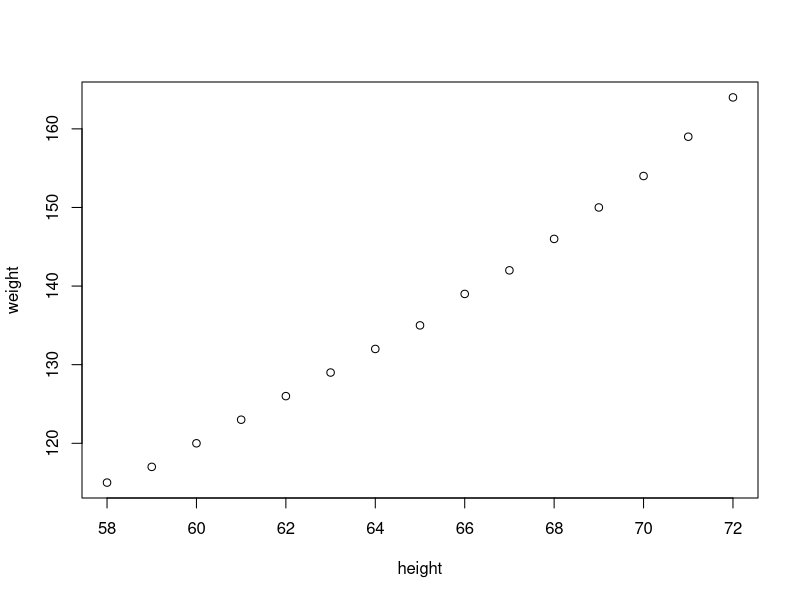
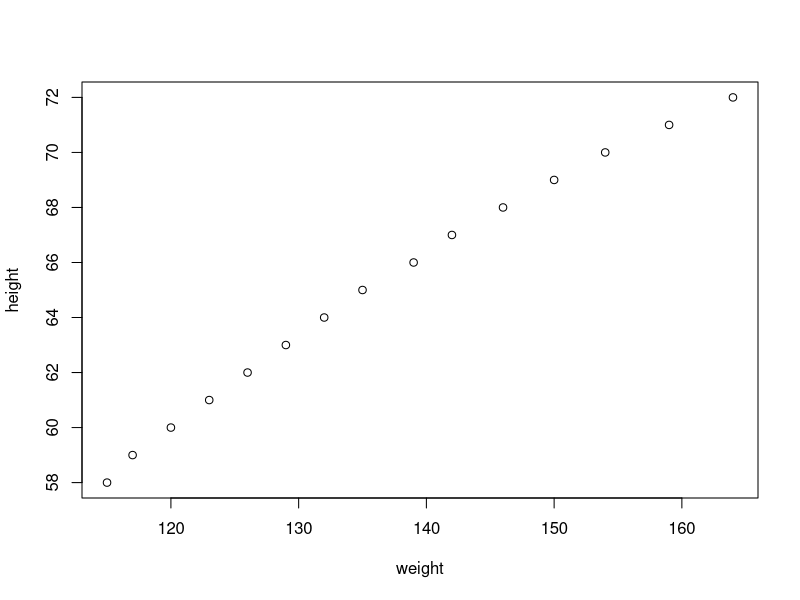
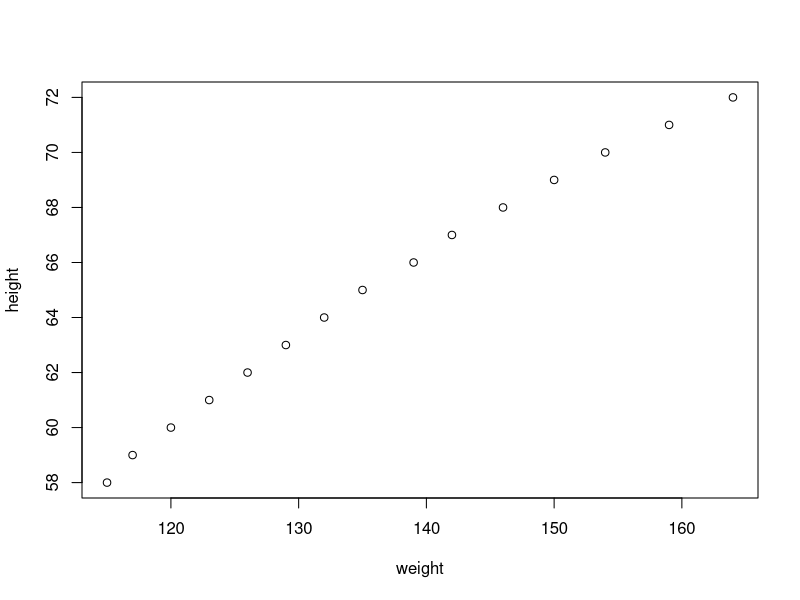
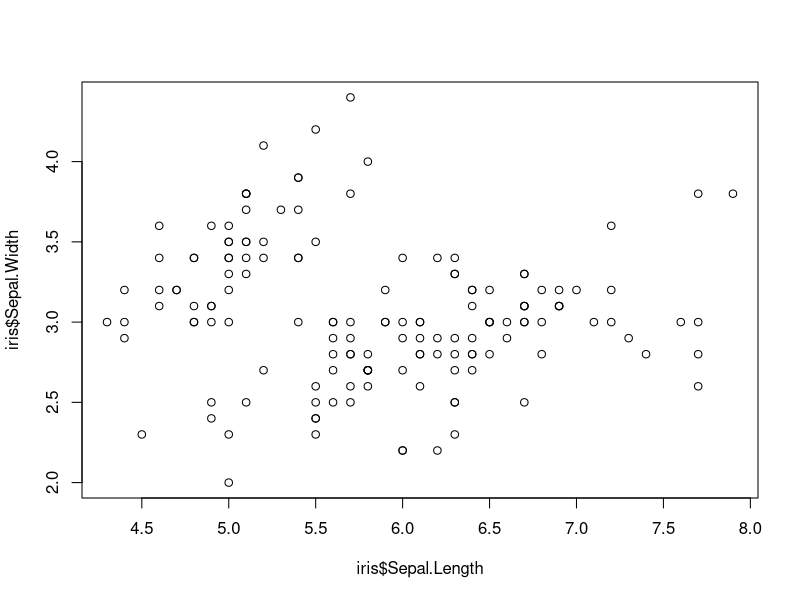
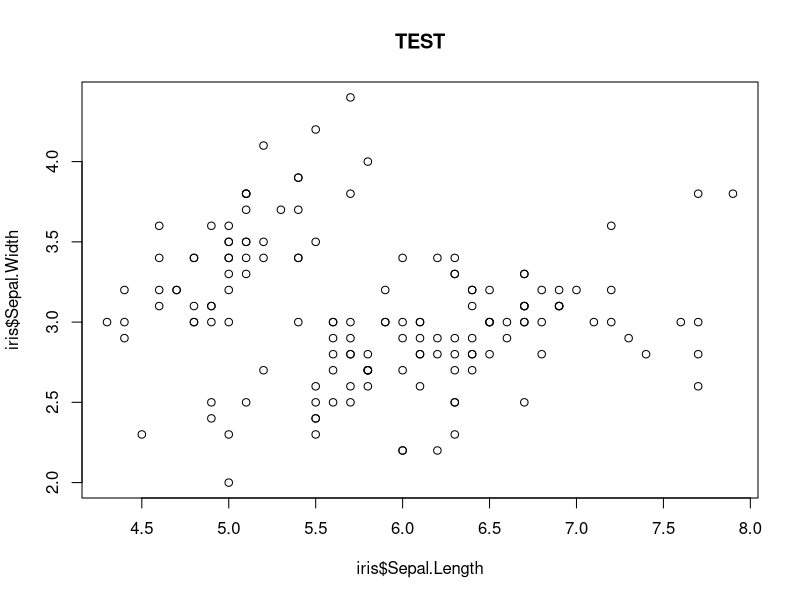
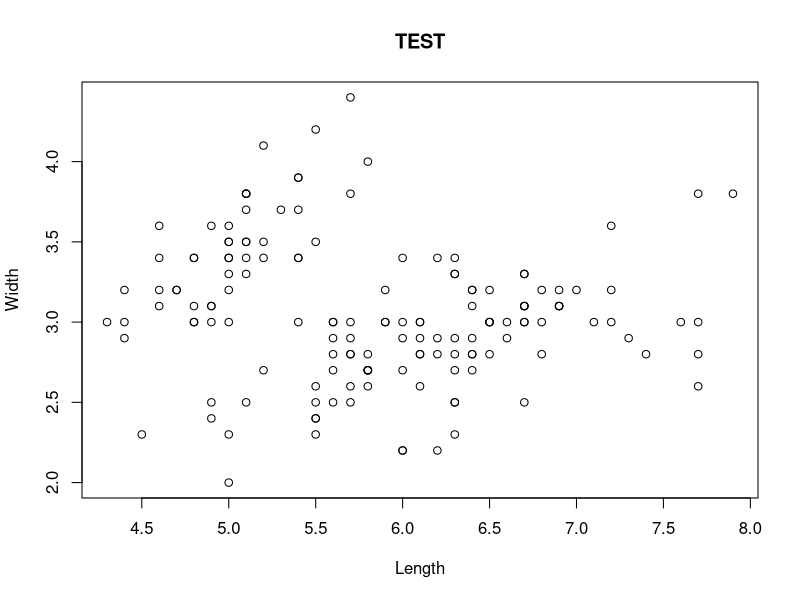
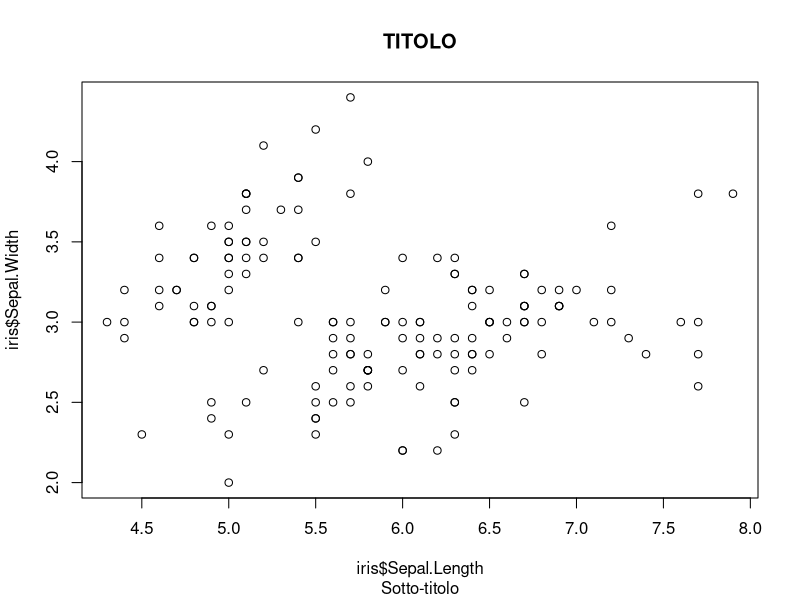
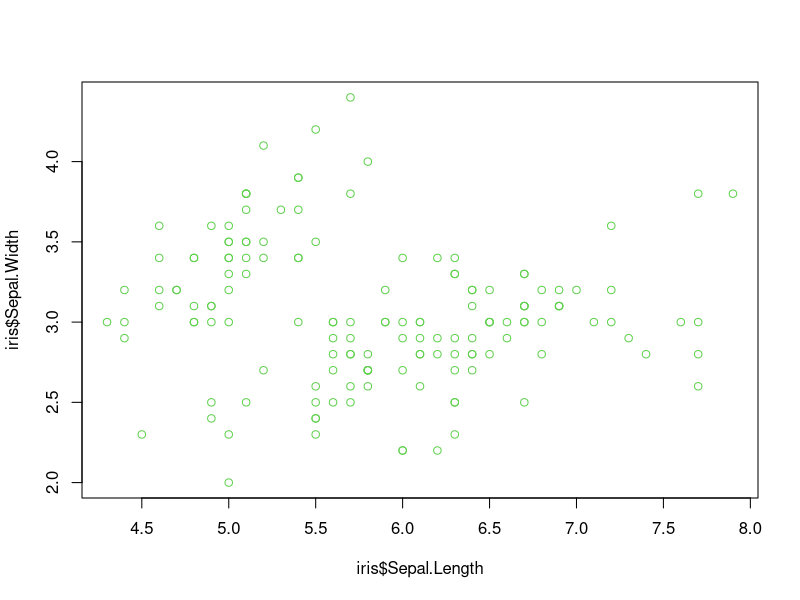

These figures' R source, in order: (Note: this script raises an error after producing the figures.)
plot(women)

# esempio1
with(women, plot(x = weight, y = height))

# esempio2
with(women, plot(weight, height))


# with(nome.dataset, plot(x,y)) 

# plot(x=nome.dataframe$nome.variabile1,y=nome.dataframe$nome.variable2)



plot(x= iris$Sepal.Length, y=iris$Sepal.Width)

plot(x= iris$Sepal.Length, y=iris$Sepal.Width, main="TEST")

plot(iris$Sepal.Length, iris$Sepal.Width,
     xlab = "Length",
     ylab = "Width",
     main = "TEST")


plot(x= iris$Sepal.Length, y=iris$Sepal.Width, main="TITOLO", sub="Sotto-titolo")

plot(x= iris$Sepal.Length, y=iris$Sepal.Width, col=3)

plot(x= iris$Sepal.Length, y=iris$Sepal.Width, col= "purple")

plot(x= iris$Sepal.Length, y=iris$Sepal.Width, col="cadetblue4", pch=11)

rug(iris$Sepal.Length)

colors()

table(women)

table(iris$Species)

eta <- c(25, 32, 44, 28, 27, 34, 36, 56, 26, 29, 32, 30, 18, 15, 27)
numero.acquisti <- c(4, 2, 1, 5, 6, 2, 7, 3, 4, 10, 5, 4,5,3,2)

# creiamo una matrice unendo le colonne con cbind()
prodotto1 <- cbind(eta, numero.acquisti)

# stampiamo la matrice
prodotto1


# creiamo un istogramma
hist(prodotto1)

barplot(eta, numero.acquisti)

barplot(eta, numero.acquisti, horiz = TRUE)

barplot(diamonds$color)

tabella1 <- table(diamonds$color)

barplot(tabella1)

barplot(tabella1, col = "red")

# come vedete tra virgolette mettiamo il nome del colore


barplot(tabella1, col = rainbow(7))

# all'interno dell'argomento col = rainbow indichiamo 7 come il numero di colonne, altrimenti R utilizzerà più volte uno stesso colore

barplot(tabella1, col = topo.colors(7))
barplot(tabella1, col = heat.colors(7))

boxplot(Temp ~ Month, airquality, xlab= "Temp", ylab="Month")

# creiamo per prima cosa un oggetto
percentuale <- c(20, 30, 10, 7, 13, 5, 4, 6, 5)

# creiamo un grafico a torta con i dati dell’oggetto creato
pie(percentuale)


pie(percentuale,main="Percentuali", col=topo.colors(length(percentuale)), 
    labels=c("20%","30%","10%","7%","13%","5%","4%", "6%", "5%"))
        
# creiamo un oggetto
frutta <- c("mele", "pere", "avocado", "kiwi", "banane", "fragole", "nespole", "mele", "mele", "mele", "pere", "pere", "pere", "pere", "kiwi",  "mele", "fragole", "banane", "banane" )

# creiamo adesso una tabella con la funzione table()
tabella <- table(frutta)

# creiamo il grafico a mosaico
mosaicplot(tabella)
                    



